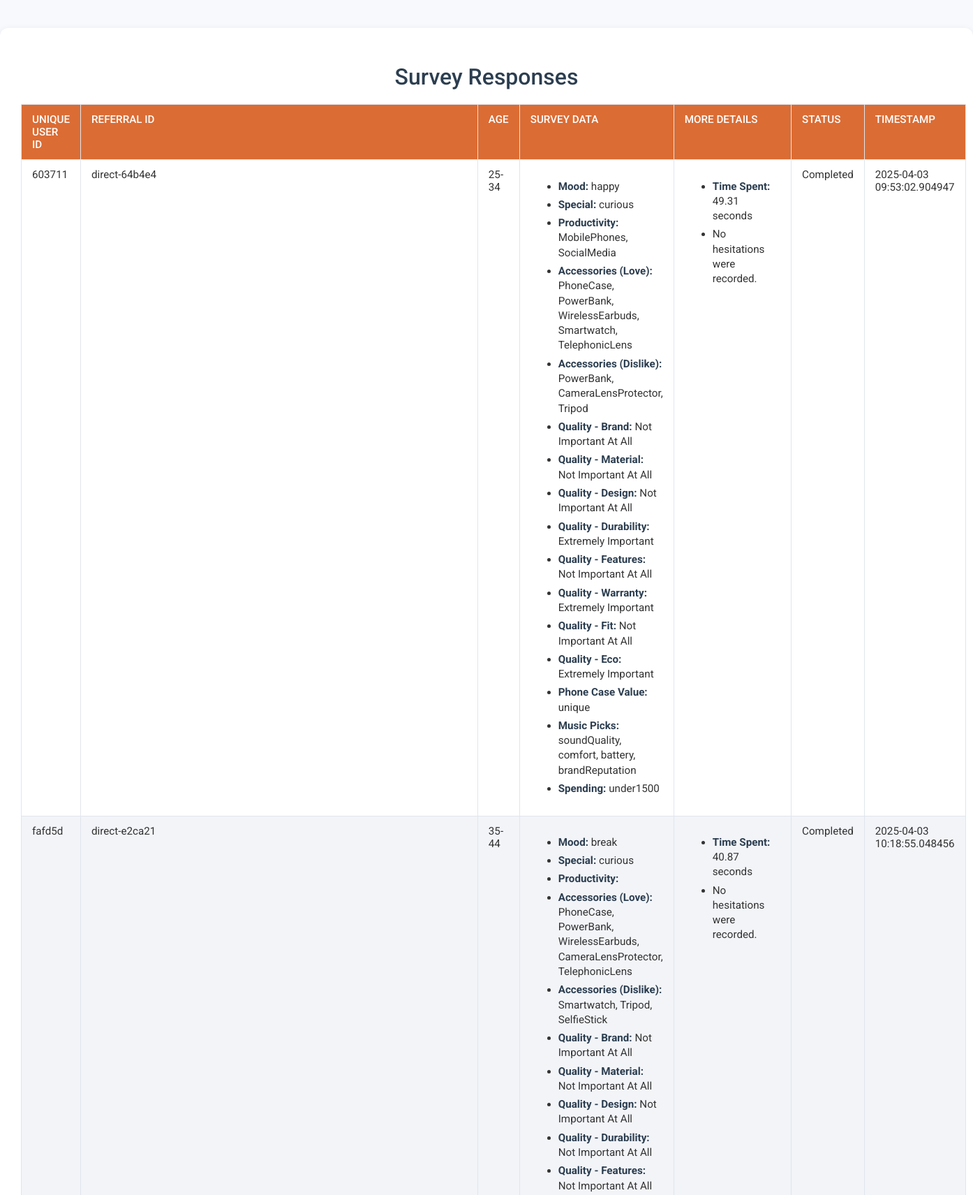
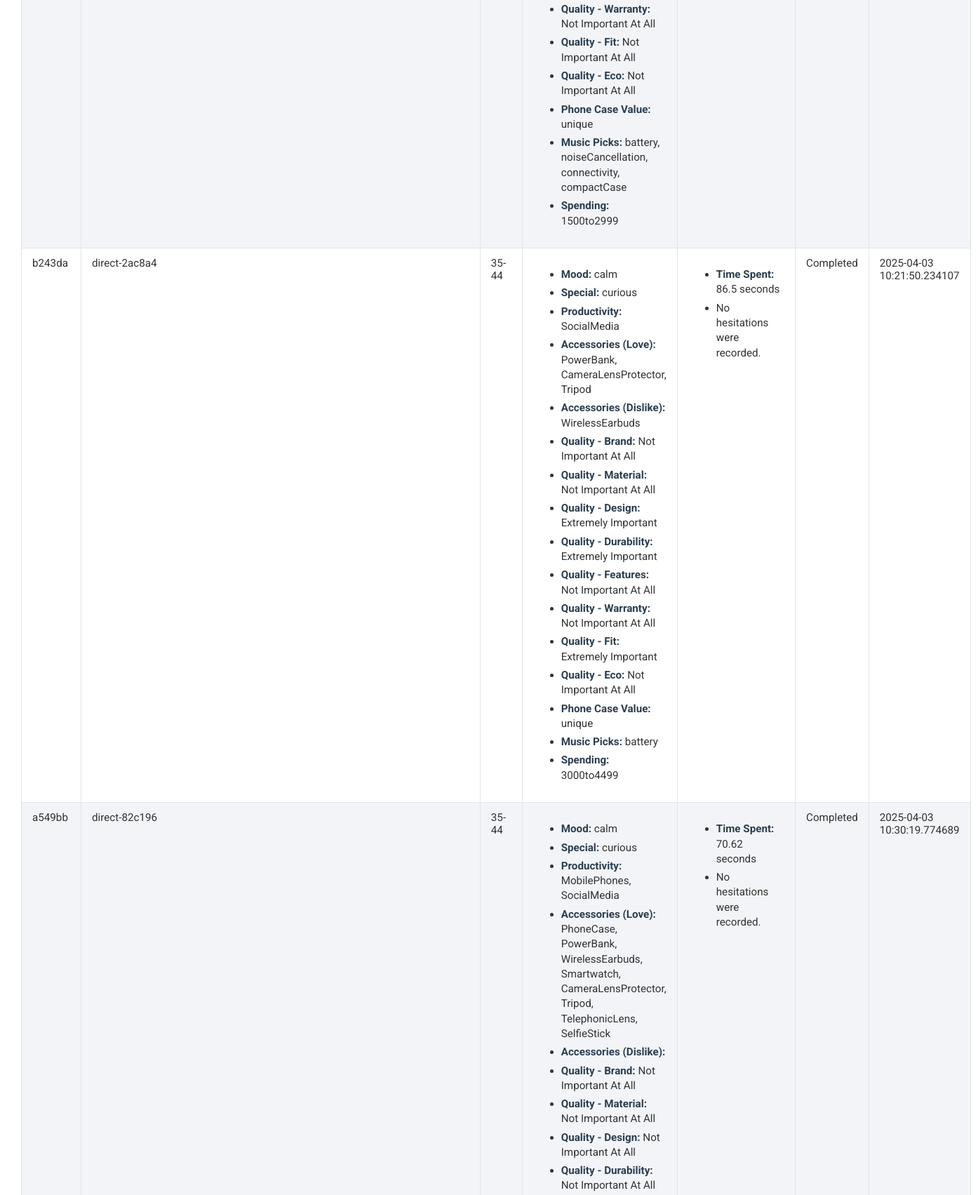
The app's page /responses (upper part) with its own data (2 pictures, top to bottom).
### index.py (models this page shows)
class SurveyResponseIndex(db.Model):
    __tablename__ = 'survey_response'
    id = db.Column(db.Integer, primary_key=True, autoincrement=True)
    unique_user_id = db.Column(db.Integer, db.ForeignKey('unique_user.id'), nullable=False)
    referral_id = db.Column(db.String(64), nullable=False, default="direct")
    age = db.Column(db.String(20), nullable=False, default='-')
    other_data = db.Column(db.Text, nullable=True)
    tracking_data = db.Column(db.Text, nullable=True)
    status = db.Column(db.String(50), nullable=True, default="Completed")
    timestamp = db.Column(db.DateTime, default=datetime.utcnow)

class UniqueUser(db.Model):
    __tablename__ = 'unique_user'
    id = db.Column(db.Integer, primary_key=True, autoincrement=True)
    user_code = db.Column(db.String(20), nullable=False, unique=True, default=generate_user_code)
    name = db.Column(db.String(100), nullable=False)
    referral_id = db.Column(db.String(64), nullable=False, unique=True)
    responses = db.relationship('SurveyResponseIndex', backref='unique_user', lazy=True)

### index.py (the view)
@index_bp.route('/responses')
def responses():
    responses = SurveyResponseIndex.query.all()
    return render_template('response1.html', responses=responses)

### app.py (called while the page is built)
def fromjson_filter(s):
    try:
        return json.loads(s)
    except Exception:
        return {}

### templates/response1.html (shortened to what this page needs)
<!DOCTYPE html>
<html lang="en">
<head>
</head>
<body>
  <div class="container">
    <h1>Survey Responses</h1>
    <table>
      <thead>
        <tr>
          <th>Unique User ID</th>
          <th>Referral ID</th>
          <th>Age</th>
          <th>Survey Data</th>
          <th>More Details</th>
          <th>Status</th>
          <th>Timestamp</th>
        </tr>
      </thead>
      <tbody>
        {% for response in responses %}
        <tr>
          <td>{{ response.unique_user.user_code if response.unique_user else 'N/A' }}</td>
          <td>{{ response.referral_id }}</td>
          <td>{{ response.age }}</td>
          <td>
            {% set data = response.other_data | fromjson %}
            {% if data %}
              <ul class="structured-data">
                {% if data.mood is defined %}
                  <li><span class="label">Mood:</span> {{ data.mood }}</li>
                {% endif %}
                {% if data.special is defined %}
                  <li><span class="label">Special:</span> {{ data.special }}</li>
                {% endif %}
                {% if data.productivity is defined %}
                  <li><span class="label">Productivity:</span> {{ data.productivity | join(', ') }}</li>
                {% endif %}
                {% if data.accessoriesLove is defined %}
                  <li><span class="label">Accessories (Love):</span> {{ data.accessoriesLove | join(', ') }}</li>
                {% endif %}
                {% if data.accessoriesDislike is defined %}
                  <li><span class="label">Accessories (Dislike):</span> {{ data.accessoriesDislike | join(', ') }}</li>
                {% endif %}
                {% if data.quality_brand is defined %}
                  <li><span class="label">Quality - Brand:</span> {{ data.quality_brand }}</li>
                {% endif %}
                {% if data.quality_material is defined %}
                  <li><span class="label">Quality - Material:</span> {{ data.quality_material }}</li>
                {% endif %}
                {% if data.quality_design is defined %}
                  <li><span class="label">Quality - Design:</span> {{ data.quality_design }}</li>
                {% endif %}
                {% if data.quality_durability is defined %}
                  <li><span class="label">Quality - Durability:</span> {{ data.quality_durability }}</li>
                {% endif %}
                {% if data.quality_features is defined %}
                  <li><span class="label">Quality - Features:</span> {{ data.quality_features }}</li>
                {% endif %}
                {% if data.quality_warranty is defined %}
                  <li><span class="label">Quality - Warranty:</span> {{ data.quality_warranty }}</li>
                {% endif %}
                {% if data.quality_fit is defined %}
                  <li><span class="label">Quality - Fit:</span> {{ data.quality_fit }}</li>
                {% endif %}
                {% if data.quality_eco is defined %}
                  <li><span class="label">Quality - Eco:</span> {{ data.quality_eco }}</li>
                {% endif %}
                {% if data.phonecase_value is defined %}
                  <li><span class="label">Phone Case Value:</span> {{ data.phonecase_value }}</li>
                {% endif %}
                {% if data.music_pick is defined %}
                  <li><span class="label">Music Picks:</span> {{ data.music_pick | join(', ') }}</li>
                {% endif %}
                {% if data.spend is defined %}
                  <li><span class="label">Spending:</span> {{ data.spend }}</li>
                {% endif %}
              </ul>
            {% else %}
              No additional data.
            {% endif %}
          </td>
          <td>
            {% set more = response.tracking_data | fromjson %}
            {% if more %}
              <ul class="structured-data">
                {% if more.timeSpent is defined %}
                  <li>
                    <span class="label">Time Spent:</span>
                    {{ (more.timeSpent/1000)|round(2) }} seconds
                  </li>
                {% endif %}
                {% set tracking = response.tracking_data | fromjson %}
                {% if tracking.user_hesitated_questions and tracking.user_hesitated_questions | length > 0 %}
                  <li>
                    <span class="label">User Hesitated Questions:</span>
                    <ul>
                      {% for qid in tracking.user_hesitated_questions %}
                        <li>
                          <strong>{{ qid }}:</strong> {{ questionMapping[qid] if qid in questionMapping else "Unknown question" }}
                        </li>
                      {% endfor %}
                    </ul>
                  </li>
                {% else %}
                  <li>No hesitations were recorded.</li>
                {% endif %}
              </ul>
            {% else %}
              N/A
            {% endif %}
          </td>
          <td>{{ response.status }}</td>
          <td>{{ response.timestamp }}</td>
        </tr>
        {% endfor %}
      </tbody>
    </table>
  </div>
</body>
</html>

### templates/response1.html (style rules this page uses)
body { font-family: 'Roboto', sans-serif; background: #f7f9fc; margin: 0; padding: 0; color: #333; }
.container { max-width: inherit; margin: 40px auto; background: #fff; padding: 30px; border-radius: 12px; box-shadow: 0 4px 12px rgba(0,0,0,0.1); }
h1 { text-align: center; margin-bottom: 20px; font-weight: 500; color: #2c3e50; }
table { width: 100%; border-collapse: collapse; margin-top: 20px; font-size: 0.95rem; }
th, td { padding: 12px 15px; border: 1px solid #e0e6ed; text-align: left; vertical-align: top; }
th { background: #db6c34; color: #fff; font-weight: 500; text-transform: uppercase; }
tr:nth-child(even) { background: #f2f4f8; }
.structured-data li { margin-bottom: 5px; line-height: 1.4; }
.structured-data li span.label { font-weight: bold; color: #2c3e50; }

### records on screen
SurveyResponseIndex: unique_user "603711", referral_id "direct-64b4e4", age "25-34", mood "happy", special "curious", productivity "MobilePhones, SocialMedia", accessoriesLove "PhoneCase, PowerBank, WirelessEarbuds, Smartwatch, TelephonicLens", accessoriesDislike "PowerBank, CameraLensProtector, Tripod", quality_brand "Not Important At All", quality_material "Not Important At All", quality_design "Not Important At All", quality_durability "Extremely Important", quality_features "Not Important At All", quality_warranty "Extremely Important", quality_fit "Not Important At All", quality_eco "Extremely Important", phonecase_value "unique", music_pick "soundQuality, comfort, battery, brandReputation", spend "under1500", timeSpent "49.31", status "Completed", timestamp "2025-04-03 09:53:02.904947"
SurveyResponseIndex: unique_user "fafd5d", referral_id "direct-e2ca21", age "35-44", mood "break", special "curious", accessoriesLove "PhoneCase, PowerBank, WirelessEarbuds, CameraLensProtector, TelephonicLens", accessoriesDislike "Smartwatch, Tripod, SelfieStick", quality_brand "Not Important At All", quality_material "Not Important At All", quality_design "Not Important At All", quality_durability "Not Important At All", quality_features "Not Important At All", quality_warranty "Not Important At All", quality_fit "Not Important At All", quality_eco "Not Important At All", phonecase_value "unique", music_pick "battery, noiseCancellation, connectivity, compactCase", spend "1500to2999", timeSpent "40.87", status "Completed", timestamp "2025-04-03 10:18:55.048456"
SurveyResponseIndex: unique_user "b243da", referral_id "direct-2ac8a4", age "35-44", mood "calm", special "curious", productivity "SocialMedia", accessoriesLove "PowerBank, CameraLensProtector, Tripod", accessoriesDislike "WirelessEarbuds", quality_brand "Not Important At All", quality_material "Not Important At All", quality_design "Extremely Important", quality_durability "Extremely Important", quality_features "Not Important At All", quality_warranty "Not Important At All", quality_fit "Extremely Important", quality_eco "Not Important At All", phonecase_value "unique", music_pick "battery", spend "3000to4499", timeSpent "86.5", status "Completed", timestamp "2025-04-03 10:21:50.234107"
SurveyResponseIndex: unique_user "a549bb", referral_id "direct-82c196", age "35-44", mood "calm", special "curious", productivity "MobilePhones, SocialMedia", accessoriesLove "PhoneCase, PowerBank, WirelessEarbuds, Smartwatch, CameraLensProtector, Tripod, TelephonicLens, SelfieStick", quality_brand "Not Important At All", quality_material "Not Important At All", quality_design "Not Important At All", quality_durability "Not Important At All", timeSpent "70.62", status "Completed", timestamp "2025-04-03 10:30:19.774689"
